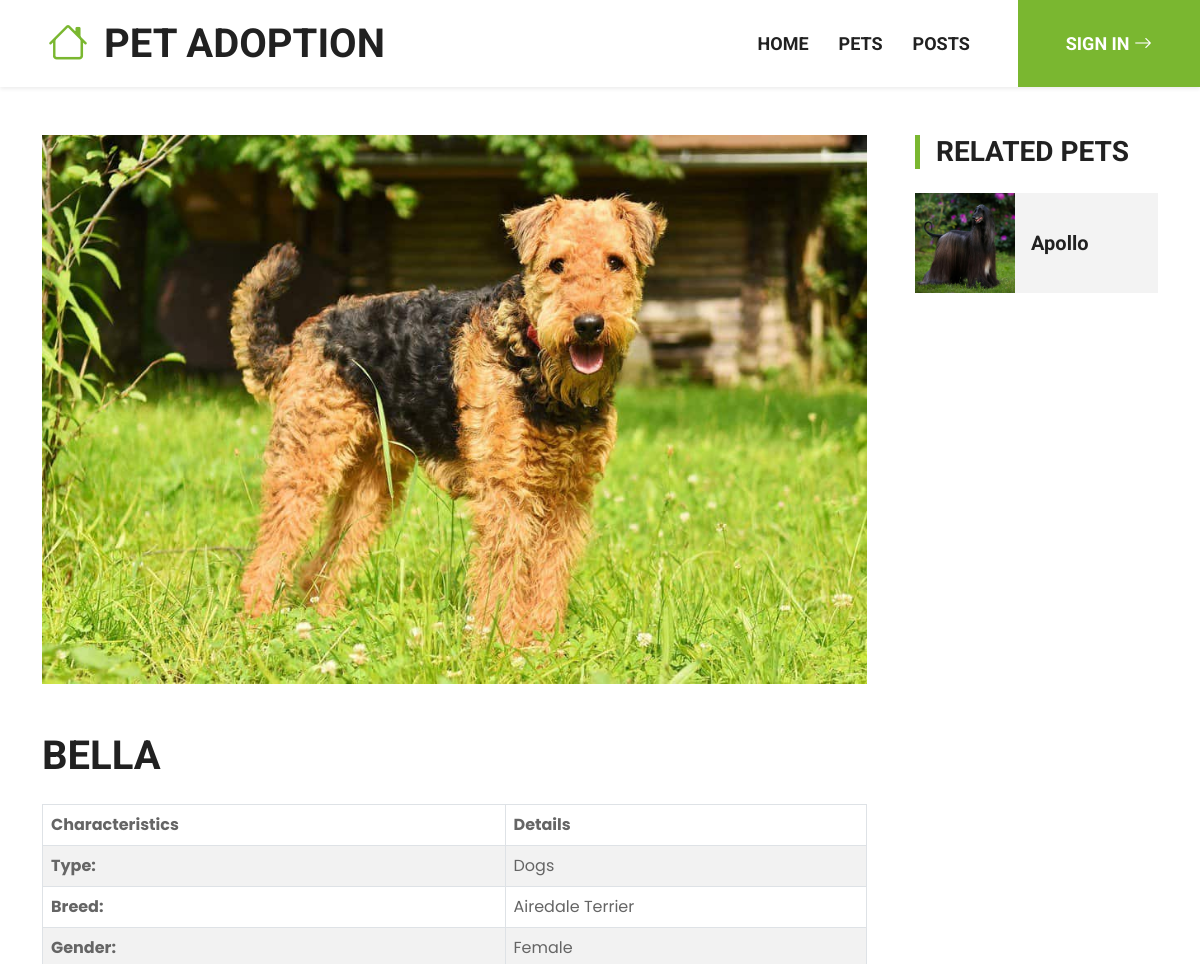
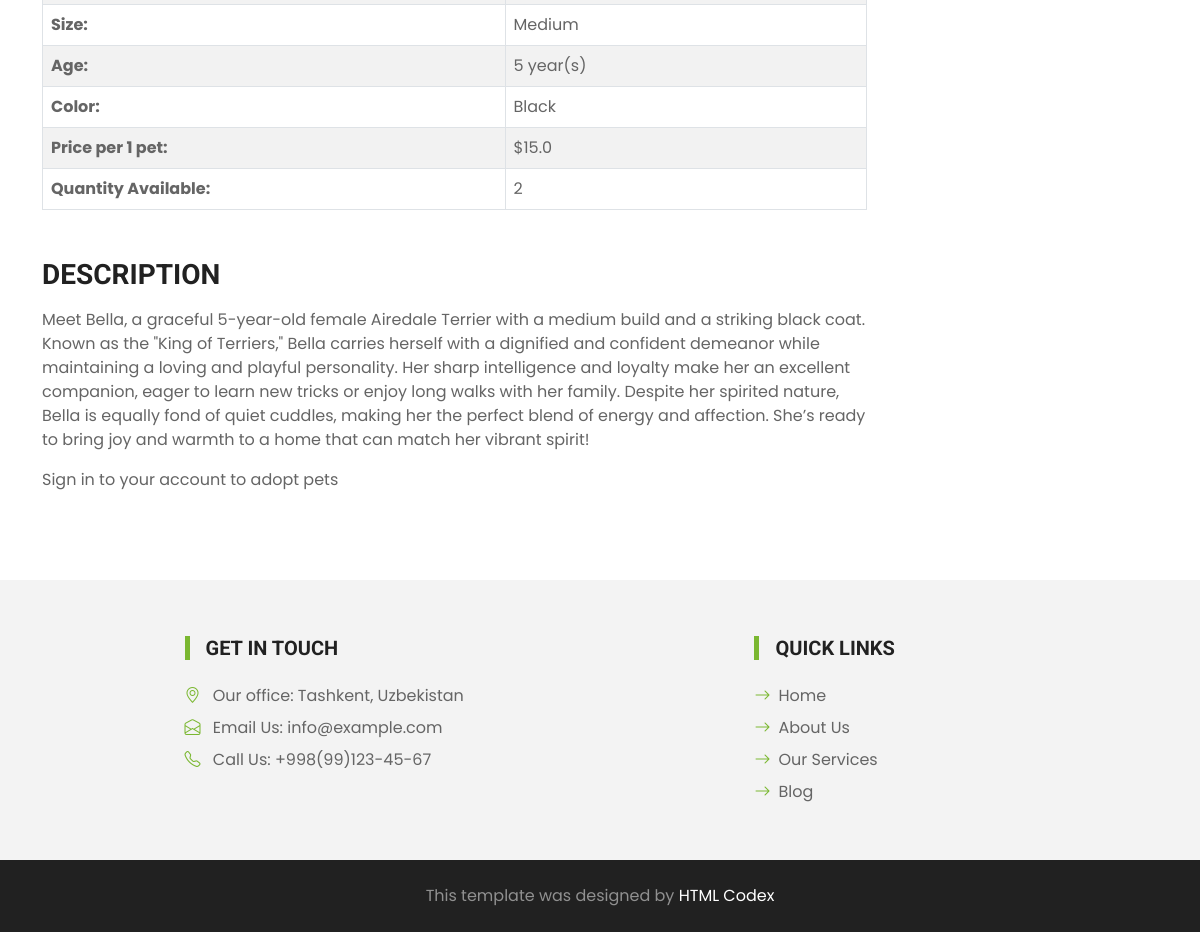
Page /pets/2/ on the committed database (2 pictures, top to bottom).
### pets/models.py (models this page shows, shortened)
class PetModel(models.Model):
    GENDER_CHOICES = [
        ('Male', 'Male'),
        ('Female', 'Female')
    ]
    image = models.ImageField(upload_to='pets')
    name = models.CharField(max_length=16)
    type = models.ForeignKey(PetTypeModel, on_delete=models.CASCADE)
    breed = models.ForeignKey(PetBreedModel, on_delete=models.CASCADE)
    gender = models.CharField(max_length=6, choices=GENDER_CHOICES)
    size = models.ForeignKey(PetSizeModel, on_delete=models.CASCADE)
    age = models.PositiveIntegerField()
    color = models.ForeignKey(PetColorModel, on_delete=models.CASCADE)
    description = models.TextField()
    price = models.FloatField()
    quantity = models.PositiveIntegerField()
    created_at = models.DateTimeField(auto_now_add=True)

class PetTypeModel(models.Model):
    type = models.CharField(max_length=16)
    created_at = models.DateTimeField(auto_now_add=True)

class PetBreedModel(models.Model):
    breed = models.CharField(max_length=64)
    type = models.ForeignKey(PetTypeModel, on_delete=models.CASCADE)
    created_at = models.DateTimeField(auto_now_add=True)

class PetSizeModel(models.Model):
    SIZE_CHOICES = [
        ('Small', 'Small'),
        ('Medium', 'Medium'),
        ('Large', 'Large'),
        ('Extra Large', 'Extra Large'),
    ]
    size = models.CharField(max_length=16, choices=SIZE_CHOICES)
    description = models.TextField()
    created_at = models.DateTimeField(auto_now_add=True)

class PetColorModel(models.Model):
    color = models.CharField(max_length=16)
    created_at = models.DateTimeField(auto_now_add=True)

### pets/views.py (the view)
# urls.py: path('<int:pk>/', views.get_pet_detail, name='pet_detail')
def get_pet_detail(request, pk):
    pet = PetModel.objects.get(id=pk)
    related_pets = PetModel.objects.filter(type=pet.type).exclude(id=pet.pk)
    is_in_selected_pets = SelectedPetModel.objects.filter(
        user=request.user,
        pet=pet,
        is_adopted=False,
        quantity__gte=1).exists() if request.user.is_authenticated else False
    context = {'pet': pet,
               'related_pets': related_pets,
               'is_in_selected_pets': is_in_selected_pets}
    return render(request, 'pet-detail.html', context)

### pets/templates/pet-detail.html (shortened to what this page needs)
{% load static %}
<!DOCTYPE html>
<html lang="en">
<head>
    <link href="https://cdn.jsdelivr.net/npm/bootstrap-icons@1.4.1/font/bootstrap-icons.css" rel="stylesheet">
    <link href="{% static 'lib/flaticon/font/flaticon.css' %}" rel="stylesheet">
    <link href="{% static 'lib/owlcarousel/assets/owl.carousel.min.css' %}" rel="stylesheet">
    <link href="{% static 'css/bootstrap.min.css' %}" rel="stylesheet">
    <link href="{% static  'css/style.css'%}" rel="stylesheet">
</head>
<body>
    <nav class="navbar navbar-expand-lg bg-white navbar-light shadow-sm py-3 py-lg-0 px-3 px-lg-0">
        <a href="{% url 'pages:homepage' %}" class="navbar-brand ms-lg-5">
            <h1 class="m-0 text-uppercase text-dark">
                <i class="bi bi-house fs-1 text-primary me-3"></i>Pet Adoption
            </h1>
        </a>
        <div class="collapse navbar-collapse" id="navbarCollapse">
            <div class="navbar-nav ms-auto py-0">
                <a href="{% url 'pages:homepage' %}" class="nav-item nav-link {% if request.path == '/' %}active{% endif %}">
                    Home
                </a>
                <a href="{% url 'pets:pets' %}" class="nav-item nav-link {% if request.path == '/pets/' %}active{% endif %}">
                    Pets
                </a>
                <a href="{% url 'posts:posts' %}" class="nav-item nav-link {% if request.path == '/posts/' %}active{% endif %}">
                    Posts
                </a>
                {% if user.is_authenticated %}
                    <a href="{% url 'users:selected_pets' %}" class="nav-item nav-link {% if request.path == '/accounts/selected-pets/' %}active{% endif %}">
                        Selected Pets
                    </a>
                    <a href="{% url 'users:history' %}" class="nav-item nav-link {% if request.path == '/accounts/history/' %}active{% endif %}">
                        History
                    </a>
                    <a href="{% url 'users:logout' %}" class="nav-item nav-link me-5">
                        Log out
                    </a>
                {% else %}
                    <a href="{% url 'users:login' %}" class="nav-item nav-link nav-contact bg-primary text-white px-5 ms-lg-5">
                        Sign in <i class="bi bi-arrow-right"></i>
                    </a>
                {% endif %}
            </div>
        </div>
    </nav>
    <div class="container py-5">
        <div class="row g-5">
            <div class="col-lg-9">
                <div class="mb-3">
                    <img class="img-fluid w-100 rounded mb-5" src="{{ pet.image.url }}" alt="{{ pet.name }}">
                    <h1 class="text-uppercase mb-4">
                        {{ pet.name }}
                    </h1>
                    <table class="table table-bordered table-striped table-hover mb-5">
                        <thead>
                        <tr>
                            <th scope="col">
                                Characteristics
                            </th>
                            <th scope="col">
                                Details
                            </th>
                        </tr>
                        </thead>
                        <tbody>
                        <tr>
                            <td>
                                <strong>Type:</strong>
                            </td>
                            <td>
                                {{ pet.type.type }}
                            </td>
                        </tr>
                        <tr>
                            <td>
                                <strong>Breed:</strong>
                            </td>
                            <td>
                                {{ pet.breed.breed }}
                            </td>
                        </tr>
                        <tr>
                            <td>
                                <strong>Gender:</strong>
                            </td>
                            <td>
                                {{ pet.gender }}
                            </td>
                        </tr>
                        <tr>
                            <td>
                                <strong>Size:</strong>
                            </td>
                            <td>
                                {{ pet.size.size }}
                            </td>
                        </tr>
                        <tr>
                            <td>
                                <strong>Age:</strong>
                            </td>
                            <td>
                                {{ pet.age }} year(s)
                            </td>
                        </tr>
                        <tr>
                            <td>
                                <strong>Color:</strong>
                            </td>
                            <td>
                                {{ pet.color.color }}
                            </td>
                        </tr>
                        <tr>
                            <td>
                                <strong>Price per 1 pet:</strong>
                            </td>
                            <td>
                                ${{ pet.price }}
                            </td>
                        </tr>
                        <tr>
                            <td>
                                <strong>Quantity Available:</strong>
                            </td>
                            <td>
                                {{ pet.quantity }}
                            </td>
                        </tr>
                        </tbody>
                    </table>
                    <h3 class="text-uppercase mb-3">
                        Description
                    </h3>
                    <p>
                        {{ pet.description }}
                    </p>
                    {% if user.is_authenticated %}
                        <div class="d-flex align-items-center mb-4">
                            {% if not is_in_selected_pets %}
                                <form action="{% url 'users:add_to_selected_pets' pk=pet.pk %}" method="post" class="d-flex align-items-center">
                                    {% csrf_token %}
                                    <div class="d-flex align-items-center">
                                        <input class="form-control bg-light border-0 py-3 me-2" type="number" min="1" name="quantity" value="1" placeholder="Quantity" style="max-width: 120px;">
                                        <button type="submit" class="btn btn-outline-primary py-3">
                                            Adopt
                                        </button>
                                    </div>
                                </form>
                                {% if messages %}
                                    {% for message in messages %}
                                        <h4 class="mx-3">
                                            {{ message }}
                                        </h4>
                                    {% endfor %}
                                {% endif %}
                            {% else %}
                                <p>
                                    This pet is already in 'SELECTED PETS' section
                                </p>
                            {% endif %}
                        </div>
                    {% else %}
                        <p>
                            Sign in to your account to adopt pets
                        </p>
                    {% endif %}
                </div>
            </div>
            <div class="col-lg-3">
                <div class="mb-5">
                    <h3 class="text-uppercase border-start border-5 border-primary ps-3 mb-4">
                        Related Pets
                    </h3>
                    {% for pet in related_pets %}
                        <div class="d-flex overflow-hidden mb-3">
                            <img class="img-fluid" src="{{ pet.image.url }}" style="width: 100px; height: 100px; object-fit: cover;" alt="{{ pet.name }}">
                            <a href="{% url 'pets:pet_detail' pk=pet.pk %}" class="h5 d-flex align-items-center bg-light px-3 mb-0" style="width: 100%">
                                {{ pet.name }}
                            </a>
                        </div>
                    {% empty %}
                        <p>
                            No pets found
                        </p>
                    {% endfor %}
                </div>
            </div>
        </div>
    </div>
    <div class="container-fluid bg-light mt-4 py-5">
        <div class="container pt-2">
            <div class="row g5 justify-content-center">
                <div class="col-lg-4 offset-1">
                    <h5 class="text-uppercase border-start border-5 border-primary ps-3 mb-4">
                        Get In Touch
                    </h5>
                    <p class="mb-2"><i class="bi bi-geo-alt text-primary me-2"></i>
                        Our office: Tashkent, Uzbekistan
                    </p>
                    <p class="mb-2"><i class="bi bi-envelope-open text-primary me-2"></i>
                        Email Us: info@example.com
                    </p>
                    <p class="mb-0"><i class="bi bi-telephone text-primary me-2"></i>
                        Call Us: +998(99)123-45-67
                    </p>
                </div>
                <div class="col-lg-4 offset-2">
                    <h5 class="text-uppercase border-start border-5 border-primary ps-3 mb-4">
                        Quick Links
                    </h5>
                    <div class="d-flex flex-column justify-content-start">
                        <a class="text-body mb-2" href="{% url 'pages:homepage' %}">
                            <i class="bi bi-arrow-right text-primary me-2"></i>Home
                        </a>
                        <a class="text-body mb-2" href="{% url 'pages:homepage' %}">
                            <i class="bi bi-arrow-right text-primary me-2"></i>About Us
                        </a>
                        <a class="text-body mb-2" href="{% url 'pages:homepage' %}">
                            <i class="bi bi-arrow-right text-primary me-2"></i>Our Services
                        </a>
                        <a class="text-body mb-2" href="{% url 'posts:posts' %}">
                            <i class="bi bi-arrow-right text-primary me-2"></i>Blog
                        </a>
                    </div>
                </div>
            </div>
        </div>
    </div>
    <div class="container-fluid bg-dark text-white-50 py-4">
        <div class="container">
            <div class="row g-5">
                <div class="text-center">
                    <p class="mb-0">
                        This template was designed by <a class="text-white" href="https://htmlcodex.com">HTML Codex</a>
                    </p>
                </div>
            </div>
        </div>
    </div>
</body>
</html>

### static/css/style.css (style rules this page uses)
:root { --primary: #7AB730; --secondary: #FFD33C; --light: #F3F3F3; --dark: #212121; }
.navbar-light .navbar-nav .nav-link { font-family: 'Roboto', sans-serif; position: relative; margin-left: 30px; padding: 30px 0; font-size: 18px; font-weight: 700; text-transform: uppercase; color: var(--dark); outline: none; transition: .5s; }
@media (min-width: 992px) { .navbar-light .navbar-nav .nav-link::before { position: absolute; content: ""; width: 0; height: 7px; top: -4px; left: 50%; background: var(--primary); transition: .5s; } }
@media (min-width: 992px) { .navbar-light .navbar-nav .nav-link.nav-contact::before { width: 100%; height: 1px; top: -1px; left: 0; } }

### rows in the picture
PetModel: image (picture), name "BELLA", type.type "Dogs", breed.breed "Airedale Terrier", gender "Female", size.size "Medium", age "5", color.color "Black", price "15.0", quantity "2", description "Meet Bella, a graceful 5-year-old female Airedale Terrier with a medium build and a striking black coat. Known as the \"King of Terriers,\" Bella carries herself with a dignified and confident demeanor while maintaining a loving and playful personality. Her sharp intelligence and loyalty make her an excellent companion, eager to learn new tricks or enjoy long walks with her family. Despite her spirited nature, Bella is equally fond of quiet cuddles, making her the perfect blend of energy and affection. She’s ready to bring joy and warmth to a home that can match her vibrant spirit!"
PetModel: image (picture), name "Apollo"
